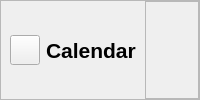
               <widget class="QFrame" name="frame_52">
                <property name="minimumSize">
                 <size>
                  <width>0</width>
                  <height>50</height>
                 </size>
                </property>
                <property name="frameShape">
                 <enum>QFrame::StyledPanel</enum>
                </property>
                <property name="frameShadow">
                 <enum>QFrame::Raised</enum>
                </property>
                <layout class="QHBoxLayout" name="horizontalLayout_22">
                 <property name="spacing">
                  <number>0</number>
                 </property>
                 <property name="leftMargin">
                  <number>0</number>
                 </property>
                 <property name="topMargin">
                  <number>0</number>
                 </property>
                 <property name="rightMargin">
                  <number>0</number>
                 </property>
                 <property name="bottomMargin">
                  <number>0</number>
                 </property>
                 <item alignment="Qt::AlignLeft">
                  <widget class="QWidget" name="mainMenuButton_7" native="true">
                   <layout class="QHBoxLayout" name="horizontalLayout_38">
                    <item alignment="Qt::AlignHCenter">
                     <widget class="QPushButton" name="menuButton_8">
                      <property name="minimumSize">
                       <size>
                        <width>30</width>
                        <height>30</height>
                       </size>
                      </property>
                      <property name="maximumSize">
                       <size>
                        <width>30</width>
                        <height>30</height>
                       </size>
                      </property>
                      <property name="sizeIncrement">
                       <size>
                        <width>10</width>
                        <height>10</height>
                       </size>
                      </property>
                      <property name="styleSheet">
                       <string notr="true">image: url(:/icons/assets/icons/align-justify.svg);
magin-left: 3px</string>
                      </property>
                      <property name="text">
                       <string/>
                      </property>
                      <property name="iconSize">
                       <size>
                        <width>18</width>
                        <height>18</height>
                       </size>
                      </property>
                      <property name="checkable">
                       <bool>true</bool>
                      </property>
                     </widget>
                    </item>
                    <item>
                     <widget class="QLabel" name="homeHeader_8">
                      <property name="font">
                       <font>
                        <pointsize>16</pointsize>
                        <bold>true</bold>
                       </font>
                      </property>
                      <property name="text">
                       <string>Calendar</string>
                      </property>
                     </widget>
                    </item>
                   </layout>
                  </widget>
                 </item>
                 <item>
                  <widget class="QFrame" name="frame_53">
                   <property name="frameShape">
                    <enum>QFrame::StyledPanel</enum>
                   </property>
                   <property name="frameShadow">
                    <enum>QFrame::Raised</enum>
                   </property>
                  </widget>
                 </item>
                </layout>
               </widget>
